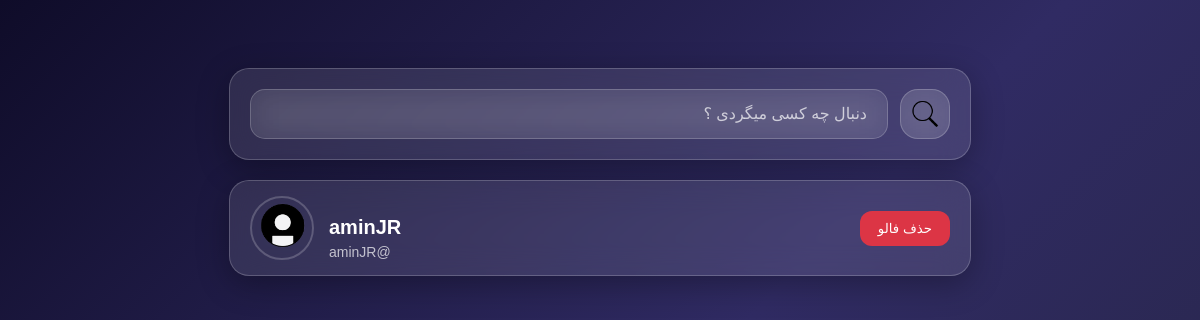
The app's page /profiles/adminJR/followers/ (signed in), older data.
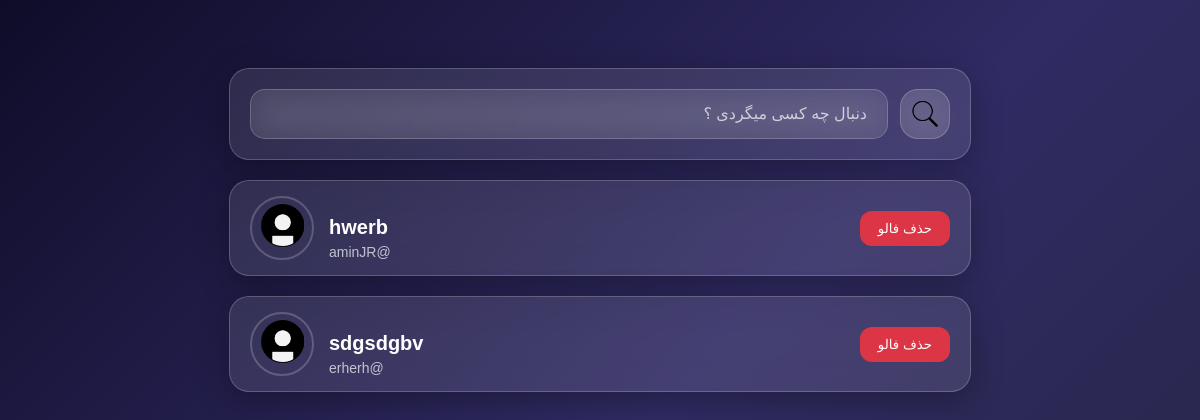
The same page, newer data.
### apps/accounts/models.py (models this page shows, shortened)
class Profile(models.Model):
    user = models.OneToOneField(User, on_delete=models.CASCADE, related_name="profile")
    username = models.CharField(max_length=25, blank=True, null=True)
    first_name = models.CharField(max_length=25, blank=True, null=True)
    last_name = models.CharField(max_length=255, blank=True, null=True)
    description = models.TextField(blank=True, null=True)
    image = models.ImageField(upload_to="profiles/", blank=True, null=True,default="/profile-Guest.png")
    created_date = models.DateTimeField(auto_now_add=True)
    updated_date = models.DateTimeField(auto_now=True)

### apps/profiles/views.py (the view)
# urls.py: path("<str:username>/<str:relation_type>/", user_relations_list, name="user_relations"),
def user_relations_list(request, username, relation_type):
    target_profile = get_object_or_404(Profile, username=username)
    search_query = request.GET.get('search', '')
    if relation_type == 'followers':
        profiles = Profile.objects.filter(following_relations__following=target_profile).select_related('user')
        template_name = 'profiles/follower.html'
    elif relation_type == 'following':
        profiles = Profile.objects.filter(follower_relations__follower=target_profile).select_related('user')
        template_name = 'profiles/following.html'
    else:
        return redirect('profiles:profile', username=username)
    if search_query:
        profiles = profiles.filter(
            models.Q(username__icontains=search_query) |
            models.Q(first_name__icontains=search_query)
        )
    follow_set = set()
    if request.user.is_authenticated:
        follow_set = set(
            Follow.objects.filter(
                follower=request.user.profile
            ).values_list("following_id", flat=True)
        )
    context = {
        'target_profile': target_profile,
        'profiles_list': profiles,
        'follow_set': follow_set,
        'search_query': search_query,
    }
    return render(request, template_name, context)

### templates/profiles/follower.html (shortened to what this page needs)
{% load static %}
<!DOCTYPE html>
<html lang="fa" dir="rtl">
<head>
    <link rel="stylesheet" href="{% static 'css/follower.css' %}">
</head>
<body>
<div class="search-box">
        <form method="get" action="" class="search-container">
            <input
                type="text"
                name="search"
                class="search-input"
                placeholder="دنبال چه کسی میگردی ؟"
                value="{{ search_query }}"> <button type="submit" class="search-btn">
                <img src="/media//search-btn.png" alt="Search">
            </button>
        </form>
    </div>
    {% for person in profiles_list %}
    <div class="follower-div">
        <div class="user-info">
            <img src="{% if person.image %}{{ person.image.url }}{% else %}{% static 'images/profile-Guest.png' %}{% endif %}" alt="Profile" class="img-follower">
            <div class="user-text">
                <a href="{% url 'profiles:profile' person.username %}" style="text-decoration: none; color: inherit;">
                    <h3>{{ person.first_name|default:person.username }}</h3>
                </a>
                <span>@{{ person.username|default:"username" }}</span>
            </div>
        </div>
        {% if request.user.is_authenticated and person != request.user.profile %}
            {% if person.id in follow_set %}
                <form method="post" action="{% url 'profiles:toggle_follow' person.id %}" style="margin: 0;">
                    <button type="submit" class="follow-btn unfollow-style" style="background-color: #dc3545;">
                        حذف فالو
                    </button>
                </form>
            {% endif %}
        {% endif %}
    </div>
    {% empty %}
        <div style="text-align: center; margin-top: 20px; color: #666;">هیچ فالووری پیدا نشد.</div>
    {% endfor %}
</body>
</html>

Row changes from the older to the newer data that the page shows:
changed Profile "aminJR": first_name "aminJR" → "hwerb"
now on this page (row edited): Profile: image (picture), first_name "sdgsdgbv", username "erherh", shows "حذف فالو"
